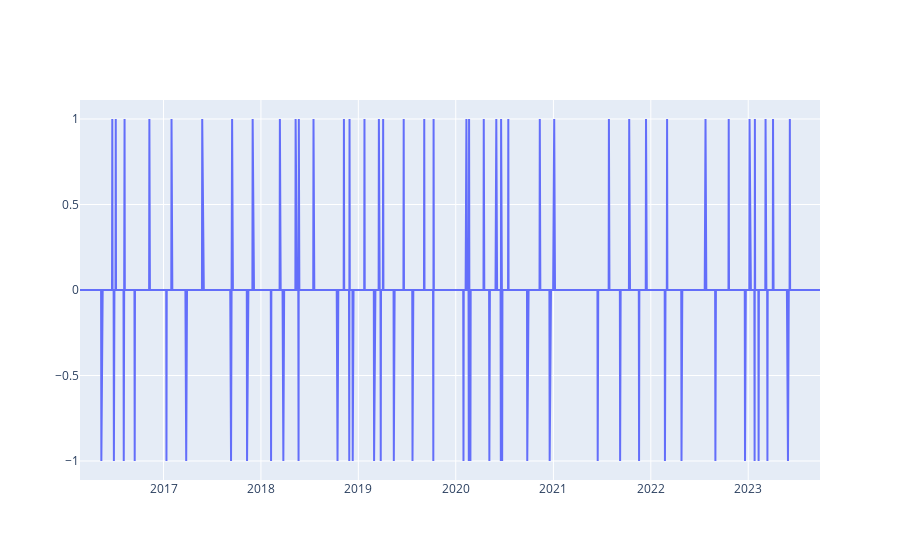

The notebook cell this image was saved under:
### Code cell
fig=go.Figure()
fig.add_trace(
    go.Scatter(
        x=pd.to_datetime(op['dates']),
        y=op['signal'],
        name='MACD Signal'
    )
)

### Figure 1 — Plotly figure (JSON) as saved in the notebook; plotly's stock layout.template omitted (floating-point values rounded to 4 significant figures; data arrays with more than 128 entries replaced by an {"elided": "..."} marker saying what was removed)
{"data": [{"name": "MACD Signal", "type": "scatter", "x": {"elided": "1913 str values"}, "y": {"elided": "1914 int values"}}], "layout": {}}
